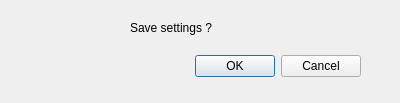
<?xml version="1.0" encoding="UTF-8"?>
<ui version="4.0">
 <class>save_dialog</class>
 <widget class="QDialog" name="save_dialog">
  <property name="geometry">
   <rect>
    <x>0</x>
    <y>0</y>
    <width>400</width>
    <height>103</height>
   </rect>
  </property>
  <property name="windowTitle">
   <string>Dialog</string>
  </property>
  <widget class="QDialogButtonBox" name="buttonBox">
   <property name="geometry">
    <rect>
     <x>20</x>
     <y>50</y>
     <width>341</width>
     <height>32</height>
    </rect>
   </property>
   <property name="orientation">
    <enum>Qt::Horizontal</enum>
   </property>
   <property name="standardButtons">
    <set>QDialogButtonBox::Cancel|QDialogButtonBox::Ok</set>
   </property>
  </widget>
  <widget class="QLabel" name="label">
   <property name="geometry">
    <rect>
     <x>130</x>
     <y>20</y>
     <width>231</width>
     <height>16</height>
    </rect>
   </property>
   <property name="text">
    <string>Save settings ?</string>
   </property>
  </widget>
 </widget>
 <resources/>
 <connections>
  <connection>
   <sender>buttonBox</sender>
   <signal>accepted()</signal>
   <receiver>save_dialog</receiver>
   <slot>accept()</slot>
   <hints>
    <hint type="sourcelabel">
     <x>248</x>
     <y>254</y>
    </hint>
    <hint type="destinationlabel">
     <x>157</x>
     <y>274</y>
    </hint>
   </hints>
  </connection>
  <connection>
   <sender>buttonBox</sender>
   <signal>rejected()</signal>
   <receiver>save_dialog</receiver>
   <slot>reject()</slot>
   <hints>
    <hint type="sourcelabel">
     <x>316</x>
     <y>260</y>
    </hint>
    <hint type="destinationlabel">
     <x>286</x>
     <y>274</y>
    </hint>
   </hints>
  </connection>
 </connections>
</ui>
